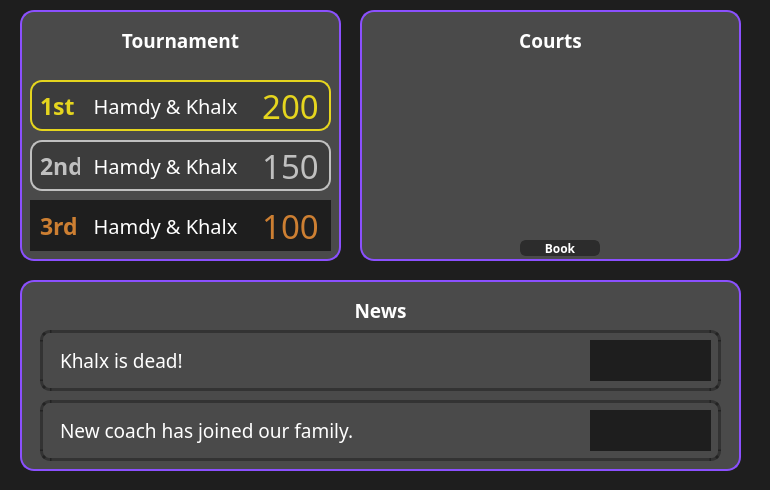
<?xml version="1.0" encoding="UTF-8"?>
<ui version="4.0">
 <class>PadelClass</class>
 <widget class="QWidget" name="PadelClass">
  <property name="geometry">
   <rect>
    <x>0</x>
    <y>0</y>
    <width>770</width>
    <height>490</height>
   </rect>
  </property>
  <property name="windowTitle">
   <string>Form</string>
  </property>
  <property name="styleSheet">
   <string notr="true"> background-color:#1e1e1e; </string>
  </property>
  <widget class="QWidget" name="tournament" native="true">
   <property name="geometry">
    <rect>
     <x>20</x>
     <y>10</y>
     <width>321</width>
     <height>251</height>
    </rect>
   </property>
   <property name="styleSheet">
    <string notr="true">QWidget#tournament{
	background-color: #4A4A4A;
    border: 2px solid #8B50FF ;
    border-radius: 14px;
}</string>
   </property>
   <widget class="QLabel" name="tornamentsLabel">
    <property name="geometry">
     <rect>
      <x>0</x>
      <y>10</y>
      <width>321</width>
      <height>41</height>
     </rect>
    </property>
    <property name="font">
     <font>
      <family>Futura</family>
      <pointsize>14</pointsize>
      <bold>true</bold>
     </font>
    </property>
    <property name="styleSheet">
     <string notr="true">background-color: transparent;
color: white;
</string>
    </property>
    <property name="text">
     <string>Tournament</string>
    </property>
    <property name="alignment">
     <set>Qt::AlignmentFlag::AlignCenter</set>
    </property>
   </widget>
   <widget class="QWidget" name="firstPlace" native="true">
    <property name="geometry">
     <rect>
      <x>10</x>
      <y>70</y>
      <width>301</width>
      <height>51</height>
     </rect>
    </property>
    <property name="styleSheet">
     <string notr="true">QWidget#firstPlace{
border: 2px solid #e5d51e;
border-radius: 12px;
}
QWidget{background-color:#3c3c3c;}</string>
    </property>
    <widget class="QLabel" name="firstLabel">
     <property name="geometry">
      <rect>
       <x>10</x>
       <y>5</y>
       <width>41</width>
       <height>41</height>
      </rect>
     </property>
     <property name="font">
      <font>
       <family>Futura</family>
       <pointsize>17</pointsize>
       <bold>true</bold>
      </font>
     </property>
     <property name="styleSheet">
      <string notr="true">color: #e5d51e;</string>
     </property>
     <property name="text">
      <string>1st</string>
     </property>
    </widget>
    <widget class="QLabel" name="firstPlayers">
     <property name="geometry">
      <rect>
       <x>50</x>
       <y>10</y>
       <width>171</width>
       <height>31</height>
      </rect>
     </property>
     <property name="font">
      <font>
       <family>Futura</family>
       <pointsize>15</pointsize>
      </font>
     </property>
     <property name="styleSheet">
      <string notr="true">color:white</string>
     </property>
     <property name="text">
      <string>Hamdy &amp; Khalx</string>
     </property>
     <property name="alignment">
      <set>Qt::AlignmentFlag::AlignCenter</set>
     </property>
    </widget>
    <widget class="QLabel" name="firstScore">
     <property name="geometry">
      <rect>
       <x>230</x>
       <y>5</y>
       <width>61</width>
       <height>41</height>
      </rect>
     </property>
     <property name="font">
      <font>
       <family>Futura</family>
       <pointsize>25</pointsize>
      </font>
     </property>
     <property name="styleSheet">
      <string notr="true">color: #e5d51e;</string>
     </property>
     <property name="text">
      <string>200</string>
     </property>
     <property name="alignment">
      <set>Qt::AlignmentFlag::AlignCenter</set>
     </property>
    </widget>
   </widget>
   <widget class="QWidget" name="secondPlace" native="true">
    <property name="geometry">
     <rect>
      <x>10</x>
      <y>130</y>
      <width>301</width>
      <height>51</height>
     </rect>
    </property>
    <property name="styleSheet">
     <string notr="true">QWidget#secondPlace{
border: 2px solid #C0C0C0;;
border-radius: 12px;
}
QWidget{background-color:#3c3c3c;}</string>
    </property>
    <widget class="QLabel" name="secondLabel">
     <property name="geometry">
      <rect>
       <x>10</x>
       <y>10</y>
       <width>41</width>
       <height>31</height>
      </rect>
     </property>
     <property name="font">
      <font>
       <family>Futura</family>
       <pointsize>17</pointsize>
       <bold>true</bold>
      </font>
     </property>
     <property name="styleSheet">
      <string notr="true">color: #C0C0C0;</string>
     </property>
     <property name="text">
      <string>2nd</string>
     </property>
    </widget>
    <widget class="QLabel" name="secondPlayers">
     <property name="geometry">
      <rect>
       <x>50</x>
       <y>10</y>
       <width>171</width>
       <height>31</height>
      </rect>
     </property>
     <property name="font">
      <font>
       <family>Futura</family>
       <pointsize>15</pointsize>
      </font>
     </property>
     <property name="styleSheet">
      <string notr="true">color:white;</string>
     </property>
     <property name="text">
      <string>Hamdy &amp; Khalx</string>
     </property>
     <property name="alignment">
      <set>Qt::AlignmentFlag::AlignCenter</set>
     </property>
    </widget>
    <widget class="QLabel" name="secondScore">
     <property name="geometry">
      <rect>
       <x>230</x>
       <y>10</y>
       <width>61</width>
       <height>31</height>
      </rect>
     </property>
     <property name="font">
      <font>
       <family>Futura</family>
       <pointsize>25</pointsize>
      </font>
     </property>
     <property name="styleSheet">
      <string notr="true">color: #C0C0C0;</string>
     </property>
     <property name="text">
      <string>150</string>
     </property>
     <property name="alignment">
      <set>Qt::AlignmentFlag::AlignCenter</set>
     </property>
    </widget>
   </widget>
   <widget class="QWidget" name="thirdPlace" native="true">
    <property name="geometry">
     <rect>
      <x>10</x>
      <y>190</y>
      <width>301</width>
      <height>51</height>
     </rect>
    </property>
    <property name="styleSheet">
     <string notr="true">QWidget#thirdPlace{
border: 2px solid #CD7F32;
border-radius: 12px;
}
QWidget{background-color:#3c3c3c;};</string>
    </property>
    <widget class="QLabel" name="thirdLabel">
     <property name="geometry">
      <rect>
       <x>10</x>
       <y>10</y>
       <width>41</width>
       <height>31</height>
      </rect>
     </property>
     <property name="font">
      <font>
       <family>Futura</family>
       <pointsize>17</pointsize>
       <bold>true</bold>
      </font>
     </property>
     <property name="styleSheet">
      <string notr="true">color: #CD7F32;</string>
     </property>
     <property name="text">
      <string>3rd</string>
     </property>
    </widget>
    <widget class="QLabel" name="thirdPlayers">
     <property name="geometry">
      <rect>
       <x>50</x>
       <y>10</y>
       <width>171</width>
       <height>31</height>
      </rect>
     </property>
     <property name="font">
      <font>
       <family>Futura</family>
       <pointsize>15</pointsize>
      </font>
     </property>
     <property name="styleSheet">
      <string notr="true">color:white;</string>
     </property>
     <property name="text">
      <string>Hamdy &amp; Khalx</string>
     </property>
     <property name="alignment">
      <set>Qt::AlignmentFlag::AlignCenter</set>
     </property>
    </widget>
    <widget class="QLabel" name="thirdScore">
     <property name="geometry">
      <rect>
       <x>230</x>
       <y>10</y>
       <width>61</width>
       <height>31</height>
      </rect>
     </property>
     <property name="font">
      <font>
       <family>Futura</family>
       <pointsize>25</pointsize>
      </font>
     </property>
     <property name="styleSheet">
      <string notr="true">color: #CD7F32;</string>
     </property>
     <property name="text">
      <string>100</string>
     </property>
     <property name="alignment">
      <set>Qt::AlignmentFlag::AlignCenter</set>
     </property>
    </widget>
   </widget>
  </widget>
  <widget class="QWidget" name="courts" native="true">
   <property name="geometry">
    <rect>
     <x>360</x>
     <y>10</y>
     <width>381</width>
     <height>251</height>
    </rect>
   </property>
   <property name="styleSheet">
    <string notr="true">QWidget#courts{
	background-color: #4A4A4A;
    border: 2px solid #8B50FF ;
    border-radius: 14px;
}</string>
   </property>
   <widget class="QLabel" name="courtsLabel">
    <property name="geometry">
     <rect>
      <x>10</x>
      <y>10</y>
      <width>361</width>
      <height>41</height>
     </rect>
    </property>
    <property name="font">
     <font>
      <family>Futura</family>
      <pointsize>14</pointsize>
      <bold>true</bold>
     </font>
    </property>
    <property name="styleSheet">
     <string notr="true">background-color: transparent;
color: white;
</string>
    </property>
    <property name="text">
     <string>Courts</string>
    </property>
    <property name="alignment">
     <set>Qt::AlignmentFlag::AlignCenter</set>
    </property>
   </widget>
   <widget class="QWidget" name="widget" native="true">
    <property name="geometry">
     <rect>
      <x>10</x>
      <y>50</y>
      <width>361</width>
      <height>181</height>
     </rect>
    </property>
    <property name="styleSheet">
     <string notr="true">	background-color: #4A4A4A;
	color: white;
	font-family: 'Futura';
</string>
    </property>
   </widget>
   <widget class="QPushButton" name="BookCourt">
    <property name="geometry">
     <rect>
      <x>160</x>
      <y>230</y>
      <width>80</width>
      <height>16</height>
     </rect>
    </property>
    <property name="font">
     <font>
      <family>Futura</family>
      <bold>true</bold>
     </font>
    </property>
    <property name="styleSheet">
     <string notr="true">QPushButton {
    background-color: #2c2c2c;  
    color: white;
    border: 2px solid #2c2c2c;
    border-radius: 6px;
}

QPushButton:hover {
    background-color: #8B50FF ; 
    border: 2px solid #8B50FF ;
    color: white;
}

QPushButton:pressed {
    background-color: #6F3FCC; 
}</string>
    </property>
    <property name="text">
     <string>Book</string>
    </property>
   </widget>
  </widget>
  <widget class="QWidget" name="news" native="true">
   <property name="geometry">
    <rect>
     <x>20</x>
     <y>280</y>
     <width>721</width>
     <height>191</height>
    </rect>
   </property>
   <property name="styleSheet">
    <string notr="true">QWidget#news{
	background-color: #4A4A4A;
    border: 2px solid #8B50FF ;
    border-radius: 14px;
}</string>
   </property>
   <widget class="QLabel" name="newsLabel">
    <property name="geometry">
     <rect>
      <x>0</x>
      <y>10</y>
      <width>721</width>
      <height>41</height>
     </rect>
    </property>
    <property name="font">
     <font>
      <family>Futura</family>
      <pointsize>14</pointsize>
      <bold>true</bold>
     </font>
    </property>
    <property name="styleSheet">
     <string notr="true">background-color: transparent;
color: white;
</string>
    </property>
    <property name="text">
     <string>News</string>
    </property>
    <property name="alignment">
     <set>Qt::AlignmentFlag::AlignCenter</set>
    </property>
   </widget>
   <widget class="QWidget" name="topNews" native="true">
    <property name="geometry">
     <rect>
      <x>20</x>
      <y>50</y>
      <width>681</width>
      <height>61</height>
     </rect>
    </property>
    <property name="styleSheet">
     <string notr="true">QWidget#topNews{
background-color:transparent;
background-color:transparent;
border: 3px solid rgba(0, 0, 0, 80);
border-radius: 10px;

}</string>
    </property>
    <widget class="QLabel" name="firstNew">
     <property name="geometry">
      <rect>
       <x>20</x>
       <y>10</y>
       <width>531</width>
       <height>41</height>
      </rect>
     </property>
     <property name="font">
      <font>
       <family>DM Serif Display</family>
       <pointsize>14</pointsize>
       <bold>false</bold>
      </font>
     </property>
     <property name="styleSheet">
      <string notr="true">color:white;
background-color:transparent;
</string>
     </property>
     <property name="text">
      <string>Khalx is dead!</string>
     </property>
    </widget>
    <widget class="QLabel" name="firstImage">
     <property name="geometry">
      <rect>
       <x>550</x>
       <y>10</y>
       <width>121</width>
       <height>41</height>
      </rect>
     </property>
     <property name="text">
      <string/>
     </property>
     <property name="pixmap">
      <pixmap>assets/deadImage.jpg</pixmap>
     </property>
     <property name="scaledContents">
      <bool>true</bool>
     </property>
    </widget>
   </widget>
   <widget class="QWidget" name="secNews" native="true">
    <property name="geometry">
     <rect>
      <x>20</x>
      <y>120</y>
      <width>681</width>
      <height>61</height>
     </rect>
    </property>
    <property name="styleSheet">
     <string notr="true">QWidget#secNews{
background-color:transparent;
border: 3px solid rgba(0, 0, 0, 80);
border-radius: 10px;

}</string>
    </property>
    <widget class="QLabel" name="secondNew">
     <property name="geometry">
      <rect>
       <x>20</x>
       <y>10</y>
       <width>531</width>
       <height>41</height>
      </rect>
     </property>
     <property name="font">
      <font>
       <family>DM Serif Display</family>
       <pointsize>14</pointsize>
       <bold>false</bold>
      </font>
     </property>
     <property name="styleSheet">
      <string notr="true">color:white;
background-color:transparent;
</string>
     </property>
     <property name="text">
      <string>New coach has joined our family.</string>
     </property>
    </widget>
    <widget class="QLabel" name="secondImage">
     <property name="geometry">
      <rect>
       <x>550</x>
       <y>10</y>
       <width>121</width>
       <height>41</height>
      </rect>
     </property>
     <property name="text">
      <string/>
     </property>
     <property name="pixmap">
      <pixmap>assets/dealImage.jpg</pixmap>
     </property>
     <property name="scaledContents">
      <bool>true</bool>
     </property>
    </widget>
   </widget>
  </widget>
 </widget>
 <resources/>
 <connections/>
</ui>
